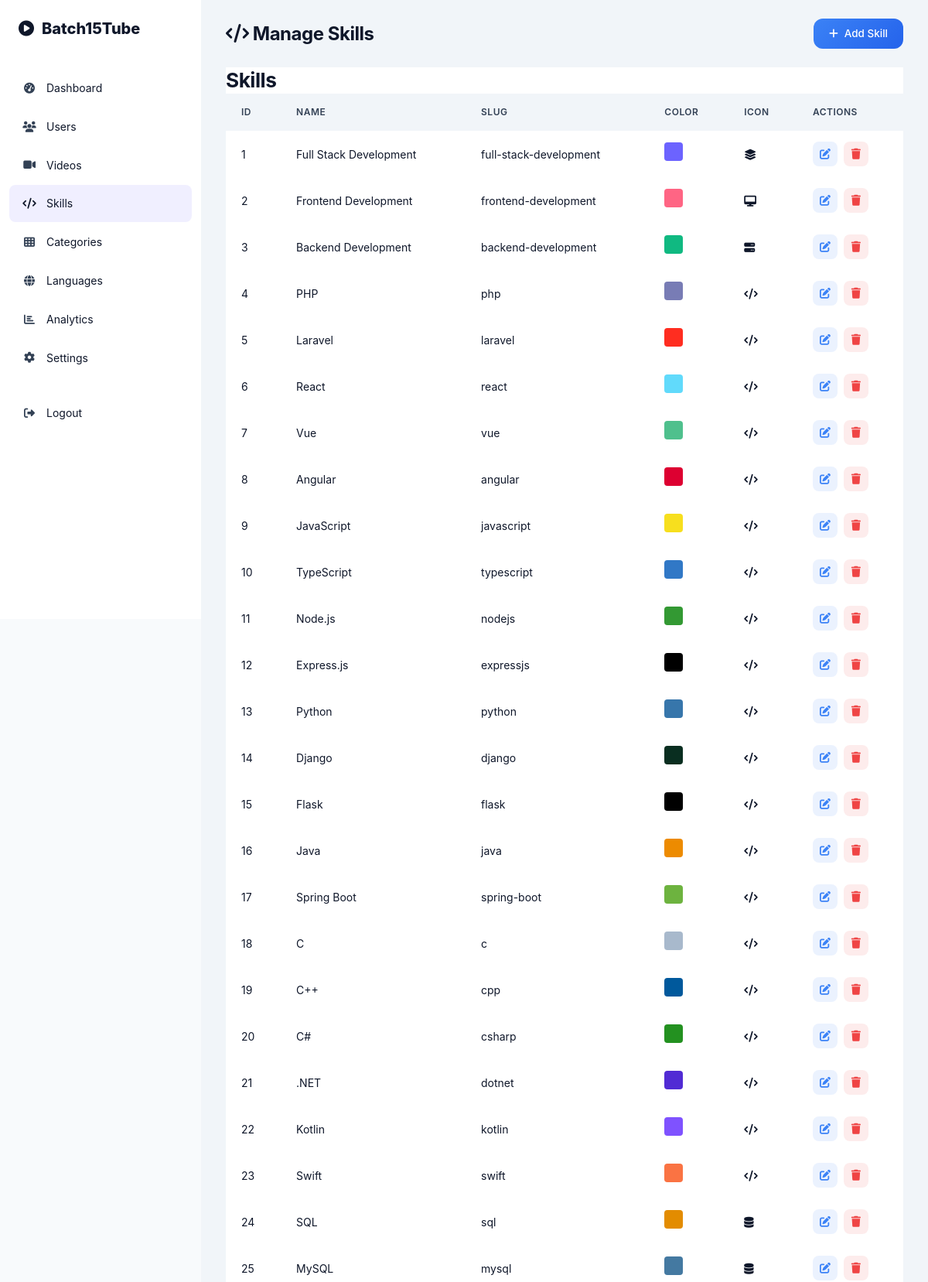
The app's page /youtube/cs15b/admin/skills.php (signed in, upper part) with its own data.
### tables this page shows
CREATE TABLE IF NOT EXISTS skills (
    id INT AUTO_INCREMENT PRIMARY KEY,
    name VARCHAR(255) NOT NULL,
    slug VARCHAR(255) NOT NULL UNIQUE,
    description TEXT DEFAULT NULL,
    icon VARCHAR(255) DEFAULT 'code',
    color VARCHAR(7) DEFAULT '#6C63FF',
    is_featured BOOLEAN DEFAULT FALSE,
    sort_order INT DEFAULT 0,
    is_active BOOLEAN DEFAULT TRUE,
    created_at TIMESTAMP DEFAULT CURRENT_TIMESTAMP,
    updated_at TIMESTAMP DEFAULT CURRENT_TIMESTAMP ON UPDATE CURRENT_TIMESTAMP
);

### youtube/cs15b/config/functions.php (called while the page is built, shortened)
<?php
function getSkills($limit = null) {
    global $pdo;
    $sql = "SELECT * FROM skills WHERE is_active = 1 ORDER BY sort_order ASC, name ASC";
    $stmt = $pdo->query($sql);
    return $stmt->fetchAll();
}

### youtube/cs15b/admin/skills.php (the view, shortened to what this page needs)
<?php
$skills = getSkills();
?>
<!DOCTYPE html>
<html lang="en" data-theme="light">
<head>
    <link rel="stylesheet" href="<?= SITE_URL ?>/assets/css/style.css">
    <link rel="stylesheet" href="<?= SITE_URL ?>/assets/css/admin.css">
    <link rel="stylesheet" href="<?= SITE_URL ?>/assets/css/responsive.css">
    <link rel="stylesheet" href="https://cdnjs.cloudflare.com/ajax/libs/font-awesome/6.5.1/css/all.min.css">
</head>
<body>
    <div class="admin-wrapper">
        <aside class="admin-sidebar">
            <div class="admin-logo"><i class="fas fa-play-circle" style="color:var(--primary)"></i><span>Batch15Tube</span></div>
            <nav class="admin-nav">
                <a href="<?= SITE_URL ?>/admin/index.php" class="admin-nav-item"><i class="fas fa-tachometer-alt"></i> Dashboard</a>
                <a href="<?= SITE_URL ?>/admin/users.php" class="admin-nav-item"><i class="fas fa-users"></i> Users</a>
                <a href="<?= SITE_URL ?>/admin/videos.php" class="admin-nav-item"><i class="fas fa-video"></i> Videos</a>
                <a href="<?= SITE_URL ?>/admin/skills.php" class="admin-nav-item active"><i class="fas fa-code"></i> Skills</a>
                <a href="<?= SITE_URL ?>/admin/categories.php" class="admin-nav-item"><i class="fas fa-th"></i> Categories</a>
                <a href="<?= SITE_URL ?>/admin/languages.php" class="admin-nav-item"><i class="fas fa-globe"></i> Languages</a>
                <a href="<?= SITE_URL ?>/admin/analytics.php" class="admin-nav-item"><i class="fas fa-chart-bar"></i> Analytics</a>
                <a href="<?= SITE_URL ?>/admin/settings.php" class="admin-nav-item"><i class="fas fa-cog"></i> Settings</a>
                <a href="<?= SITE_URL ?>/admin/index.php?logout=1" class="admin-nav-item"><i class="fas fa-sign-out-alt"></i> Logout</a>
            </nav>
        </aside>
        <main class="admin-main">
            <div class="admin-topbar">
                <h1 class="admin-page-title"><i class="fas fa-code"></i> Manage Skills</h1>
                <button class="btn btn-primary" data-modal="addSkillModal"><i class="fas fa-plus"></i> Add Skill</button>
            </div>
            <div class="admin-table-container" style="margin-bottom:24px;">
                <div class="table-header"><h3>Skills</h3></div>
                <table class="admin-table">
                    <thead><tr><th>ID</th><th>Name</th><th>Slug</th><th>Color</th><th>Icon</th><th>Actions</th></tr></thead>
                    <tbody>
                        <?php foreach ($skills as $s): ?>
                        <tr>
                            <td><?= $s['id'] ?></td>
                            <td><?= htmlspecialchars($s['name']) ?></td>
                            <td><?= htmlspecialchars($s['slug']) ?></td>
                            <td><span style="display:inline-block;width:24px;height:24px;border-radius:4px;background:<?= $s['color'] ?>"></span></td>
                            <td><i class="fas fa-<?= htmlspecialchars($s['icon'] ?? 'code') ?>"></i></td>
                            <td>
                                <div class="actions">
                                    <button class="action-icon edit" onclick="editSkill(<?= $s['id'] ?>, '<?= htmlspecialchars($s['name'], ENT_QUOTES) ?>', '<?= htmlspecialchars($s['description'] ?? '', ENT_QUOTES) ?>', '<?= $s['color'] ?>', '<?= htmlspecialchars($s['icon'] ?? 'code', ENT_QUOTES) ?>')"><i class="fas fa-edit"></i></button>
                                    <form method="POST" style="display:inline;"><button type="submit" class="action-icon delete" onclick="return confirm('Delete this skill?')"><i class="fas fa-trash"></i></button></form>
                                </div>
                            </td>
                        </tr>
                        <?php endforeach; ?>
                    </tbody>
                </table>
            </div>
        </main>
    </div>
</body>
</html>

### youtube/cs15b/assets/css/admin.css (style rules this page uses)
.admin-wrapper { display: flex; min-height: 100vh; }
.admin-sidebar { width: 260px; background: var(--bg-card); border-right: 1px solid var(--border-color); display: flex; flex-direction: column; position: fixed; top: 0; left: 0; height: 100vh; z-index: 100; overflow-y: auto; }
.admin-logo { display: flex; align-items: center; gap: 10px; padding: 20px 24px; border-bottom: 1px solid var(--border-color); font-size: 20px; font-weight: 800; }
.admin-nav { flex: 1; padding: 16px 12px; }
.admin-nav-item { display: flex; align-items: center; gap: 12px; padding: 12px 16px; border-radius: var(--radius-sm); color: var(--text-primary); font-size: 14px; transition: var(--transition); margin-bottom: 2px; }
.admin-nav-item i { width: 20px; text-align: center; color: var(--text-secondary); }
.admin-nav-item.active { background: rgba(108, 99, 255, 0.1); color: var(--primary); }
.admin-nav-item.active i { color: var(--primary); }
.admin-main { flex: 1; margin-left: 260px; padding: 24px 32px; background: var(--bg-secondary); min-height: 100vh; }
.admin-topbar { display: flex; align-items: center; justify-content: space-between; margin-bottom: 24px; }
.admin-page-title { font-size: 24px; font-weight: 700; }
.admin-table-container { background: var(--bg-card); border-radius: var(--radius); border: 1px solid var(--border-color); overflow: hidden; margin-bottom: 24px; }
.admin-table { width: 100%; border-collapse: collapse; }
.admin-table th, .admin-table td { padding: 14px 20px; text-align: left; font-size: 14px; border-bottom: 1px solid var(--border-color); }
.admin-table th { background: var(--bg-secondary); font-weight: 600; color: var(--text-secondary); font-size: 12px; text-transform: uppercase; letter-spacing: 0.5px; }
.admin-table .actions { display: flex; gap: 8px; }
.admin-table .action-icon { width: 32px; height: 32px; border-radius: 8px; border: none; cursor: pointer; display: flex; align-items: center; justify-content: center; font-size: 14px; transition: var(--transition); }
.action-icon.edit { background: rgba(59, 130, 246, 0.1); color: #3b82f6; }
.action-icon.delete { background: rgba(239, 68, 68, 0.1); color: #ef4444; }

### records on screen
skills: id "1", name "Full Stack Development", slug "full-stack-development"
skills: id "2", name "Frontend Development", slug "frontend-development"
skills: id "3", name "Backend Development", slug "backend-development"
skills: id "4", name "PHP", slug "php"
skills: id "5", name "Laravel", slug "laravel"
skills: id "6", name "React", slug "react"
skills: id "7", name "Vue", slug "vue"
skills: id "8", name "Angular", slug "angular"
skills: id "9", name "JavaScript", slug "javascript"
skills: id "10", name "TypeScript", slug "typescript"
skills: id "11", name "Node.js", slug "nodejs"
skills: id "12", name "Express.js", slug "expressjs"
skills: id "13", name "Python", slug "python"
skills: id "14", name "Django", slug "django"
skills: id "15", name "Flask", slug "flask"
skills: id "16", name "Java", slug "java"
skills: id "17", name "Spring Boot", slug "spring-boot"
skills: id "18", name "C", slug "c"
skills: id "19", name "C++", slug "cpp"
skills: id "20", name "C#", slug "csharp"
skills: id "21", name ".NET", slug "dotnet"
skills: id "22", name "Kotlin", slug "kotlin"
skills: id "23", name "Swift", slug "swift"
skills: id "24", name "SQL", slug "sql"
skills: id "25", name "MySQL", slug "mysql"
